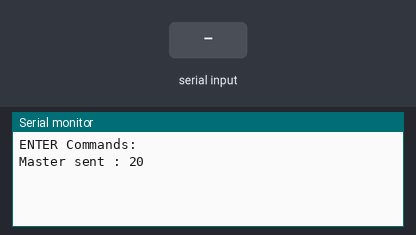
A sketch run on a simulated ESP32. Parts: the last lines printed to the serial monitor. Inputs (shaded band) come from the test bench.

Above: at 2.8 s.
2.9 s: "1" received over the second serial link
At 3.8 s:
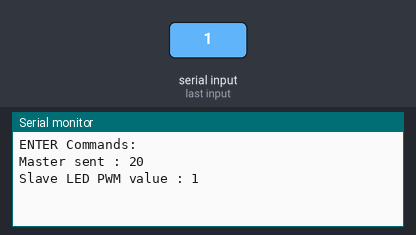
4.5 s: "0" received over the second serial link
At 5.8 s:
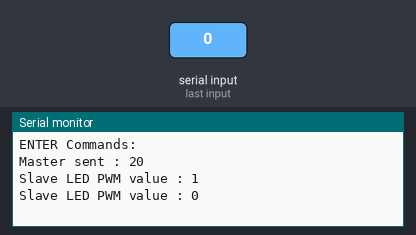
6.0 s: "2" received over the second serial link
At 6.9 s:
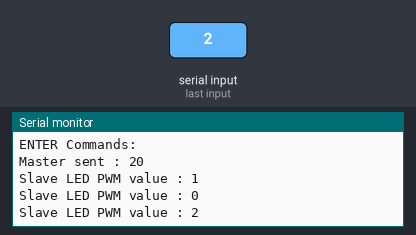

Measured:
- after the input at 2.9 s, the serial monitor: prints a new line after 0.11 s (image 1)
- after the input at 4.5 s, the serial monitor: prints a new line after 0.52 s (image 2)
- after the input at 6.0 s, the serial monitor: prints a new line at once (image 3)

The sketch:

sketch_may06b.ino
```cpp
#include <SoftwareSerial.h>
SoftwareSerial ArduinoSlave(26,25);
String answer;
String msg;
int intVal=0,oldIntVal=0;
void setup(){
Serial.begin(9600);
Serial.println("ENTER Commands:");
ArduinoSlave.begin(9600);
}
void loop(){
//Read sensor
intVal=20;
//Read answer from slave
readSlavePort();
//Send data to slave
if(oldIntVal!=intVal){
Serial.print("Master sent : ");
Serial.println(intVal);
ArduinoSlave.print(intVal);
oldIntVal=intVal;
}
//Send answer to monitor
if(answer!=""){
Serial.print("Slave LED PWM value : ");
Serial.println(answer);
answer="";
}
delay(1000);
}
void readSlavePort(){
while (ArduinoSlave.available()) {
delay(10);
if (ArduinoSlave.available() >0) {
char c = ArduinoSlave.read();  //gets one byte from serial buffer
answer += c; //makes the string readString
}
}
}
```
